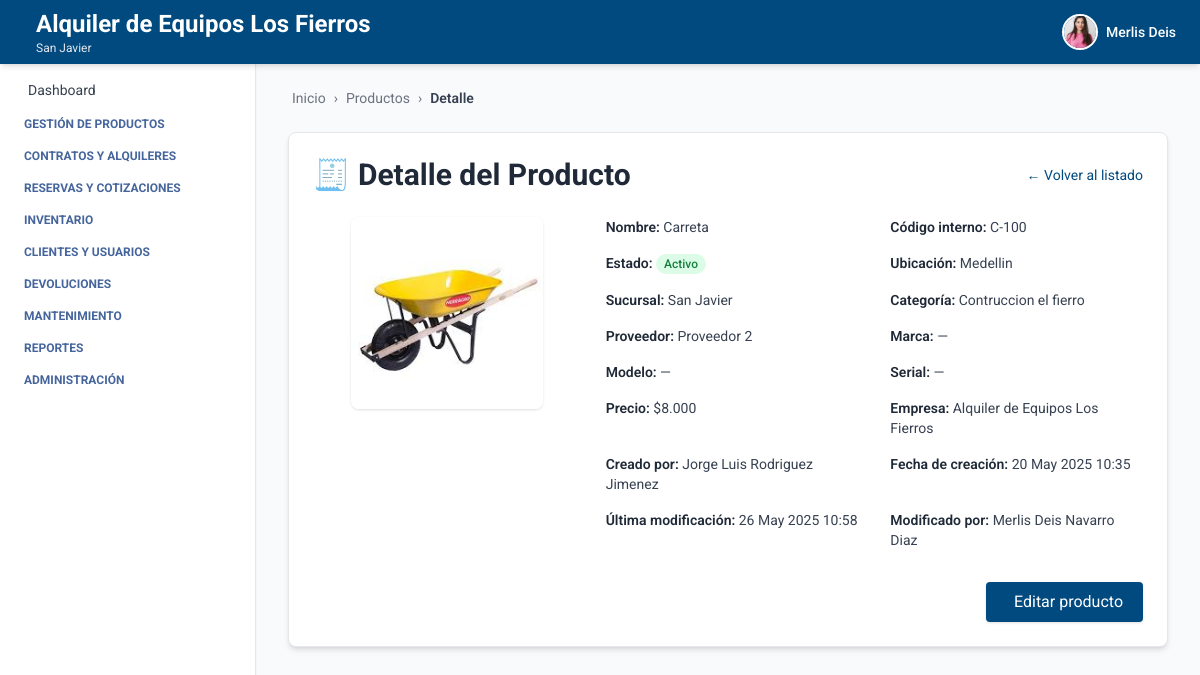
/productos/detalles/3/ (signed in), run on the app's committed database.
### autenticacion/models.py (models this page shows, shortened)
class Usuario(AbstractUser):
    telefono = models.CharField(max_length=20, blank=True, null=True)
    empresa = models.ForeignKey(Empresa, on_delete=models.SET_NULL, null=True, blank=True)
    sucursal = models.ForeignKey(Sucursal, on_delete=models.SET_NULL, null=True, blank=True)
    rol = models.ForeignKey(Rol, on_delete=models.SET_NULL, null=True, blank=True)
    ESTADOS = [
        ("activo", "Activo"),
        ("inactivo", "Inactivo"),
    ]
    estado = models.CharField(max_length=10, choices=ESTADOS, default="activo")
    foto_perfil = models.ImageField(upload_to='usuarios/img/', blank=True, null=True)
    groups = models.ManyToManyField(
        Group,
        related_name='usuarios',  # Evita conflicto con 'user_set'
        blank=True,
        help_text='The groups this user belongs to.',
        verbose_name='groups'
    )
    user_permissions = models.ManyToManyField(
        Permission,
        related_name='usuarios',  # Evita conflicto con 'user_set'
        blank=True,
        help_text='Specific permissions for this user.',
        verbose_name='user permissions'
    )

### empresa/models.py (models this page shows, shortened)
class Empresa(models.Model):
    ESTADOS = [
        ("activo", "Activo"),
        ("inactivo", "Inactivo"),
    ]
    nombre = models.CharField(max_length=100)
    nit = models.CharField(max_length=50, unique=True)
    ciudad = models.CharField(max_length=100, blank=True, null=True)
    direccion = models.CharField(max_length=255, blank=True, null=True)
    departamento = models.CharField(max_length=100, blank=True, null=True)
    telefono = models.CharField(max_length=20, blank=True, null=True)
    estado = models.CharField(max_length=20, choices=ESTADOS, default="activo")
    logo = models.ImageField(upload_to='empresas/img/', blank=True, null=True)

class Sucursal(models.Model):
    ESTADOS = [
        ("activo", "Activo"),
        ("inactivo", "Inactivo"),
    ]
    empresa = models.ForeignKey(Empresa, related_name='sucursales', on_delete=models.CASCADE)
    nombre = models.CharField(max_length=100)
    ciudad = models.CharField(max_length=100)
    direccion = models.CharField(max_length=255)
    departamento = models.CharField(max_length=100, blank=True, null=True)
    telefono = models.CharField(max_length=20, blank=True, null=True)
    estado = models.CharField(max_length=20, choices=ESTADOS, default="activo")

### producto/models.py (models this page shows, shortened)
class Producto(models.Model):
    ESTADOS = [
        ("activo", "Activo"),
        ("inactivo", "Inactivo"),
        ("disponible", "Disponible"),
        ("no_disponible", "No disponible"),
    ]
    nombre = models.CharField(max_length=100)
    descripcion = models.TextField()
    codigo_interno = models.CharField(max_length=50)
    estado = models.CharField(max_length=20, choices=ESTADOS, default="activo")
    iva_porcentaje = models.DecimalField(max_digits=5, decimal_places=2, default=0, help_text="Porcentaje de IVA aplicado al producto")
    ubicacion_actual = models.CharField(max_length=100)
    marca = models.CharField(max_length=100, blank=True, null=True)
    modelo = models.CharField(max_length=100, blank=True, null=True)
    serial = models.CharField(max_length=100, blank=True, null=True)
    imagen = models.ImageField(upload_to="media/productos/", null=True, blank=True)
    empresa = models.ForeignKey(Empresa, on_delete=models.CASCADE, related_name='productos', default=1)
    sucursal = models.ForeignKey(Sucursal, on_delete=models.CASCADE, related_name='productos', default=1)
    categoria = models.ForeignKey(Categoria, on_delete=models.SET_NULL, null=True, blank=True, related_name='productos')
    proveedor = models.ForeignKey(Proveedor, on_delete=models.SET_NULL, null=True, blank=True, related_name='productos')
    created_at = models.DateTimeField(auto_now_add=True)
    updated_at = models.DateTimeField(auto_now=True)
    creado_por = models.CharField(max_length=100, blank=True, null=True)
    modificado_por = models.CharField(max_length=100, blank=True, null=True)
    class Meta:
        ordering = ['nombre']
        verbose_name = 'Producto'
        verbose_name_plural = 'Productos'
        constraints = [
            models.UniqueConstraint(fields=['empresa', 'codigo_interno'], name='unique_codigo_por_empresa')
        ]
    objects = ProductoManager()

class Categoria(models.Model):
    nombre = models.CharField(max_length=100, null=False)
    descripcion = models.TextField(blank=True, null=False)
    empresa = models.ForeignKey(Empresa, on_delete=models.CASCADE, related_name='categorias', default=1)
    class Meta:
        verbose_name = 'Categoría'
        verbose_name_plural = 'Categorías'
        unique_together = ('nombre', 'empresa')
        ordering = ['nombre']

class Proveedor(models.Model):
    ESTADOS = [
        ("activo", "Activo"),
        ("inactivo", "Inactivo"),
    ]
    nombre = models.CharField(max_length=100)
    nit = models.CharField(max_length=50, unique=True)
    ciudad = models.CharField(max_length=100, blank=True, null=True)
    direccion = models.CharField(max_length=255, blank=True, null=True)
    departamento = models.CharField(max_length=100, blank=True, null=True)
    telefono = models.CharField(max_length=20, blank=True, null=True)
    estado = models.CharField(max_length=20, choices=ESTADOS, default="activo")
    empresa = models.ForeignKey(Empresa, on_delete=models.CASCADE, related_name='proveedores', default=1)

class PrecioProducto(models.Model):
    producto = models.ForeignKey(Producto, related_name='precios', on_delete=models.CASCADE)
    valor = models.DecimalField(max_digits=10, decimal_places=2)

### producto/views_producto.py (the view)
# urls.py: path('detalles/<int:pk>/', ProductoDetailView.as_view(), name='detalle_producto'),
class ProductoDetailView(LoginRequiredMixin, BreadcrumbMixin, DetailView):
    model = Producto
    template_name = 'producto_detalle.html'
    context_object_name = 'producto'
    breadcrumb_items = [
        ("Productos", reverse_lazy("producto_list")),
        ("Detalle", None)
    ]

### core/views.py (called while the page is built)
    def get_context_data(self, **kwargs):
        context = super().get_context_data(**kwargs)
        context["home"] = self.home_url
        context["breadcrumb_items"] = self.breadcrumb_items
        return context

### producto/templates/producto_detalle.html (shortened to what this page needs)
{% extends 'index.html' %}
{% load humanize %}
{% block breadcrumb %}
  {% include 'breadcrumb.html' with home='/' breadcrumbs=breadcrumb_items %}
{% endblock %}
{% block content %}
<div class="max-w-4xl mx-auto mt-6 bg-white p-6 rounded-lg shadow-md border border-gray-200">
  <div class="flex justify-between items-center mb-6">
    <h2 class="text-3xl font-bold text-gray-800">🧾 Detalle del Producto</h2>
    <a href="{% url 'producto_list' %}" class="text-sm text-[var(--primary-color)] hover:underline">← Volver al listado</a>
  </div>
  <div class="flex flex-col md:flex-row gap-6">
    {% if producto.imagen %}
      <div class="md:w-1/3 flex justify-center">
        <img src="{{ producto.imagen.url }}" alt="{{ producto.nombre }}" class="w-48 h-48 object-cover rounded-lg shadow" />
      </div>
    {% endif %}
    <div class="grid grid-cols-1 md:grid-cols-2 gap-y-4 gap-x-8 text-gray-700 text-sm md:w-2/3">
      <p><span class="font-semibold text-gray-800">Nombre:</span> {{ producto.nombre }}</p>
      <p><span class="font-semibold text-gray-800">Código interno:</span> {{ producto.codigo_interno }}</p>
      <p>
        <span class="font-semibold text-gray-800">Estado:</span>
        <span class="inline-block px-2 py-0.5 rounded-full text-xs font-medium
          {% if producto.estado == 'activo' %}
            bg-green-100 text-green-700
          {% else %}
            bg-red-100 text-red-700
          {% endif %}">
          {{ producto.get_estado_display }}
        </span>
      </p>
      <p><span class="font-semibold text-gray-800">Ubicación:</span> {{ producto.ubicacion_actual }}</p>
      <p><span class="font-semibold text-gray-800">Sucursal:</span> {{ producto.sucursal.nombre }}</p>
      <p><span class="font-semibold text-gray-800">Categoría:</span> {{ producto.categoria.nombre }}</p>
      <p><span class="font-semibold text-gray-800">Proveedor:</span> {{ producto.proveedor.nombre }}</p>
      <p><span class="font-semibold text-gray-800">Marca:</span> {{ producto.marca|default:"—" }}</p>
      <p><span class="font-semibold text-gray-800">Modelo:</span> {{ producto.modelo|default:"—" }}</p>
      <p><span class="font-semibold text-gray-800">Serial:</span> {{ producto.serial|default:"—" }}</p>
      {% if producto.precios.first %}
        <p><span class="font-semibold text-gray-800">Precio:</span> ${{ producto.precios.first.valor|floatformat:0|intcomma }}</p>
      {% else %}
        <p><span class="font-semibold text-gray-800">Precio:</span> <span class="italic text-gray-500">No definido</span></p>
      {% endif %}
      <p><span class="font-semibold text-gray-800">Empresa:</span> {{ producto.empresa.nombre }}</p>
      <p><span class="font-semibold text-gray-800">Creado por:</span> {{ producto.creado_por }}</p>
      <p><span class="font-semibold text-gray-800">Fecha de creación:</span> {{ producto.created_at|date:'d M Y H:i' }}</p>
      <p><span class="font-semibold text-gray-800">Última modificación:</span> {{ producto.updated_at|date:'d M Y H:i' }}</p>
      <p><span class="font-semibold text-gray-800">Modificado por:</span> {{ producto.modificado_por }}</p>
    </div>
  </div>
  <div class="mt-8 text-right">
    <a href="{% url 'editar_producto' producto.id %}" class="inline-flex items-center gap-2 bg-[var(--primary-color)] text-white px-5 py-2 rounded shadow hover:bg-blue-700 transition">
       Editar producto
    </a>
  </div>
</div>
{% endblock %}

### core/templates/header.html (shortened to what this page needs)
<header class="bg-[var(--primary-color)] shadow-md w-full h-16 flex items-center px-6 justify-between fixed top-0 left-0 z-10">
  <h1 class="text-white flex items-center gap-3 leading-tight">
    <div class="leading-tight">
  {% if request.user.is_authenticated %}
    {% if request.user.empresa %}
      <span class="text-xl sm:text-2xl font-bold block">
        {{ request.user.empresa.nombre }}
      </span>
    {% endif %}
    {% if request.user.sucursal %}
      <span class="text-xs text-gray-200 block">
        {{ request.user.sucursal.nombre }}
      </span>
    {% endif %}
  {% else %}
    <span class="text-xl text-gray-200 block">Gestión inteligente de Equipos</span>
  {% endif %}
</div>
  </h1>
  {% if request.user.is_authenticated %}
  <div x-data="{ open: false }" class="relative flex items-center space-x-3 cursor-pointer" @click.away="open = false">
    <button @click="open = !open" class="flex items-center space-x-2 focus:outline-none">
      {% if request.user.foto_perfil %}
        <img src="{{ request.user.foto_perfil.url }}" alt="Perfil" class="w-9 h-9 rounded-full object-cover border-2 border-white" />
      {% else %}
        <div class="w-9 h-9 rounded-full bg-white text-[var(--primary-color)] flex items-center justify-center font-bold text-sm">
          {{ request.user.first_name|first }}{{ request.user.last_name|first }}
        </div>
      {% endif %}
      <span class="text-white hidden sm:block text-sm font-medium">{{ request.user.first_name }}</span>
    </button>
  </div>
  {% endif %}
</header>

### core/templates/index.html (style rules this page uses)
:root { --primary-color: #004a80; --text-aside-color: rgb(69, 101, 156); }
body { font-family: 'Roboto', sans-serif; }

### data on the page
Usuario: user.empresa.nombre "Alquiler de Equipos Los Fierros", user.sucursal.nombre "San Javier", user.foto_perfil (picture), user.first_name "Merlis Deis"
Producto: imagen (picture), nombre "Carreta", codigo_interno "C-100", estado "Activo", ubicacion_actual "Medellin", sucursal.nombre "San Javier", categoria.nombre "Contruccion el fierro", proveedor.nombre "Proveedor 2", marca "—", modelo "—", serial "—", precios.first.valor "8.000", empresa.nombre "Alquiler de Equipos Los Fierros", creado_por "Jorge Luis Rodriguez Jimenez", created_at "20 May 2025 10:35", updated_at "26 May 2025 10:58", modificado_por "Merlis Deis Navarro Diaz"

### other printed values
{{ label }} "Productos"
{{ label }} "Detalle"
